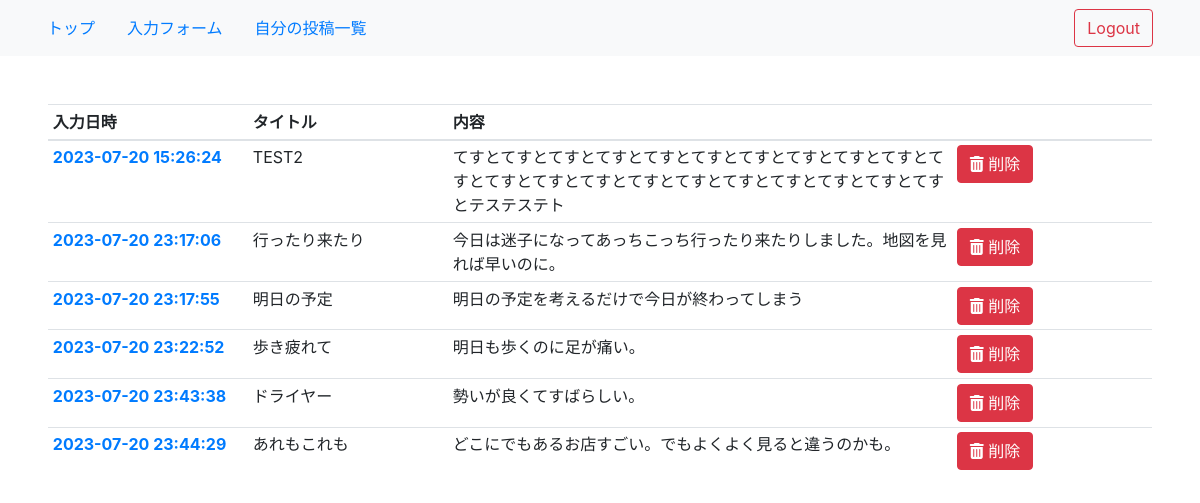
The app's page /list.php (signed in) with its own data.
### tables this page shows
CREATE TABLE `co_table` (
  `id` int(12) NOT NULL,
  `user_id` varchar(64) NOT NULL,
  `title` text NOT NULL,
  `content` text NOT NULL,
  `created_at` datetime NOT NULL
);

### model.php (the view, shortened to what this page needs)
<?php
function get_my_posts($pdo, $user_id)
{
    $stmt = $pdo->prepare('SELECT * FROM co_table WHERE user_id = :user_id');
    $stmt->bindValue(':user_id', $user_id, PDO::PARAM_STR);
    $status = $stmt->execute();
    $view = '';
    if ($status == false) {
        sql_error($stmt);
    } else {
        while ($r = $stmt->fetch(PDO::FETCH_ASSOC)) {
            $view .= '<tr>';
            $view .= '<th scope="row"><a href="detail.php?id=' . $r["id"] . '">' . h($r['created_at']) . '</a></th>';
            $view .= '<td>' . h($r['title']) . '</td>';
            $view .= '<td>' . h($r['content']) . '</td>';
            $view .= '<td><a class="btn btn-danger" href="#" onclick="showConfirmModal(' . $r['id'] . ')">';
            $view .= '<i class="fa-solid fa-trash-can"></i> 削除</a></td>';
            $view .= '</tr>';
        }
    }
    return $view;
}
function h($str)
{
    return htmlspecialchars($str, ENT_QUOTES);
}

### list.php (shortened to what this page needs)
<?php
require_once('model.php');
$user_id = $_SESSION['user_id'];
$pdo = db_connect();
$view = get_my_posts($pdo, $user_id);
?>
<!DOCTYPE html>
<html lang="ja">
<head>
  <link rel="stylesheet" href="https://cdn.jsdelivr.net/npm/destyle.css@1.0.15/destyle.css" />
  <link rel="stylesheet" href="css/style.css">
  <link rel="stylesheet" href="https://cdnjs.cloudflare.com/ajax/libs/font-awesome/6.4.0/css/all.min.css">
  <link rel="stylesheet" href="https://cdn.jsdelivr.net/npm/bootstrap@4.3.1/dist/css/bootstrap.min.css"
>
</head>
<body>
<nav class="navbar navbar-light bg-light">
<div class="container-fluid">
  <form class="d-flex">
    <a class="nav-link active" href="index.php" >トップ</a>
    <a class="nav-link active" href="input.php">入力フォーム</a>
    <a class="nav-link active" href="list.php">自分の投稿一覧</a>
    </form>
    <form class="d-md-flex d-grid justify-content-md-end">
    <a class="btn btn-outline-danger mr-3" href="logout.php" role="button">Logout</a>
</form>
</div>
</nav>
  <div>
    <div class="wrapper m-5">
    <table class="table table-sm">
    <thead>
    <tr>
      <th scope="col">入力日時</th>
      <th scope="col">タイトル</th>
      <th scope="col">内容</th>
      <th scope="col"></th>
    </tr>
  </thead>
  <tbody>
        <?= $view ?>
</tbody>
    </table>
    </div>
  </div>
</body>
</html>

### css/style.css (style rules this page uses)
html, body { margin:0; padding:0; }
th { min-width: 200px; }

### records on screen
co_table: created_at "2023-07-20 15:26:24", title "TEST2", content "てすとてすとてすとてすとてすとてすとてすとてすとてすとてすとてすとてすとてすとてすとてすとてすとてすとてすとてすとてすとてすとテステステト"
co_table: created_at "2023-07-20 23:17:06", title "行ったり来たり", content "今日は迷子になってあっちこっち行ったり来たりしました。地図を見れば早いのに。"
co_table: created_at "2023-07-20 23:17:55", title "明日の予定", content "明日の予定を考えるだけで今日が終わってしまう"
co_table: created_at "2023-07-20 23:22:52", title "歩き疲れて", content "明日も歩くのに足が痛い。"
co_table: created_at "2023-07-20 23:43:38", title "ドライヤー", content "勢いが良くてすばらしい。"
co_table: created_at "2023-07-20 23:44:29", title "あれもこれも", content "どこにでもあるお店すごい。でもよくよく見ると違うのかも。"
